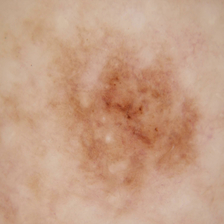
#> input picture data/raw/test/benign/1034.jpg, 224 x 224 px; its folder holds only this picture in this run
$ jupyter execute --allow-errors full.ipynb   (shell and % lines are left out)   (older library calls are emulated)
#> lines starting #> are read from the running program, lines starting #| are printed output that depends on the picture; after the words box and inside, x2 and y2 are one past the last pixel; in counts of white or black regions, pixels touching at a corner belong together
### util.py
import os
from matplotlib import pyplot as plt
import numpy as np
import cv2


# [14 lines left out: function plot_images, not called in this run]


def read_images(folder_path):
#> called with folder_path = 'data/raw/test/benign'
    images_with_names = []
    # Check if the folder exists
    if not os.path.exists(folder_path):
        print(f"The folder '{folder_path}' does not exist.")
    else:
        # Get a list of all files in the folder
        files = os.listdir(folder_path)

        # Iterate through each file in the folder
        for file_name in files:
            # Construct the full path to the image file
            file_path = os.path.join(folder_path, file_name)

            # Check if the file is a valid image file
            if file_name.lower().endswith(('.png', '.jpg', '.jpeg')):
                # Read the image using OpenCV
                image = cv2.imread(file_path)
#> image is the input picture: shape (224, 224, 3); mean B, G, R 133.5, 158.9, 198.3
                images_with_names.append((image, file_name))
            else:
                print(f"Skipping non-image file: {file_name}")
    return images_with_names

### preprocessing.py
import cv2
from util import plot_images
import numpy as np


# Convert the original image to grayscale
def clean_image(original_image, debug=False):
  kernel_size = 5  # You can adjust this parameter based on the level of noise in your image
  median_filter = cv2.medianBlur(original_image, kernel_size)
  gray_image = cv2.cvtColor(median_filter, cv2.COLOR_BGR2GRAY)

  # Kernel for the morphological filtering
  kernel = cv2.getStructuringElement(1,(17,17))

  # Perform the blackHat filtering on the grayscale image to find the  hair countours
  blackhat = cv2.morphologyEx(gray_image, cv2.MORPH_BLACKHAT, kernel)

  # intensify the hair countours in preparation for the inpainting  algorithm
  _,thresh2 = cv2.threshold(blackhat,10,255,cv2.THRESH_BINARY)

  # inpaint the original image depending on the mask
  dst = cv2.inpaint(median_filter,thresh2,1,cv2.INPAINT_TELEA)

  if debug:
    result = [original_image, median_filter, blackhat, thresh2, dst]
    label = ['Gambar Asli', 'Median Filter', 'Blackhat', 'Threshold', 'Hasil']
    plot_images(result, label, 5, 1)

  return dst

def preprocess_image(image, debug=False):
    image_removed_hair = clean_image(image)

    # Convert the image to grayscale
    gray = cv2.cvtColor(image_removed_hair, cv2.COLOR_BGR2GRAY)

    # Otsu's thresholding
    _, binary = cv2.threshold(gray, 0, 255, cv2.THRESH_BINARY + cv2.THRESH_OTSU)


    # Morphological opening to remove small objects
    kernel_opening = np.ones((5, 5), np.uint8)
    binary_opening = cv2.morphologyEx(binary, cv2.MORPH_OPEN, kernel_opening, iterations=1)

    # Smoothen the lesion border using opening and closing operations
    kernel_smoothening = cv2.getStructuringElement(cv2.MORPH_ELLIPSE, (20, 20))
    binary_smooth_opening = cv2.morphologyEx(binary_opening, cv2.MORPH_OPEN, kernel_smoothening, iterations=1)
    binary_smooth_closing = cv2.morphologyEx(binary_smooth_opening, cv2.MORPH_CLOSE, kernel_smoothening, iterations=1)

    # inverse
    inverted_binary_smooth = cv2.bitwise_not(binary_smooth_closing)

    result_image = cv2.bitwise_and(image_removed_hair, image_removed_hair, mask=inverted_binary_smooth)

    if debug:
        result = [image_removed_hair, binary, binary_opening, binary_smooth_opening, binary_smooth_closing, result_image]
        label = ['Gambar Asli', 'Otsu Treshold', 'Opening (Square)', 'Opening (Ellpise)', 'Closing (Ellpise)', 'Hasil']
        plot_images(result, label, 6, 3)

    return result_image

### featureextraction.py
import os
import cv2
import numpy as np
import pandas as pd
from skimage.feature import graycomatrix
from skimage.feature import graycoprops
from scipy.stats import skew, kurtosis, entropy
from skimage.feature import hog
from skimage import exposure
from sklearn.decomposition import PCA
from tqdm import tqdm

# [205 lines left out: functions calculate_texture_features, calculate_rgb_statistic, calculate_hsv_statistic, calculate_lab_statistic, calculate_shape_features, calculate_hog_with_pca, not called in this run]

def get_file_path_with_label(preprocessed_path):
  train_features = pd.DataFrame()
  test_features = pd.DataFrame()

  # [5 lines left out: function hotfix_skin_cancer_type_folder, not called in this run]

  for data_type_folder in os.listdir(preprocessed_path):
      for skin_cancer_type_folder in os.listdir(os.path.join(preprocessed_path, data_type_folder)):
        for image in os.listdir(os.path.join(preprocessed_path, data_type_folder, skin_cancer_type_folder)):
          image_path = os.path.join(preprocessed_path, data_type_folder, skin_cancer_type_folder, image)
          data = {"image_path": image_path, "label": hotfix_skin_cancer_type_folder(skin_cancer_type_folder)}
          if (data_type_folder == "train"):
            train_features = pd.concat([train_features, pd.DataFrame([data])], ignore_index=True)
          else:
            test_features = pd.concat([test_features, pd.DataFrame([data])], ignore_index=True)

  return train_features, test_features

### full.ipynb
[cell 1]
import os
import cv2
from tqdm import tqdm
from util import read_images
from preprocessing import preprocess_image

folders =[]
# iterate over all folder in raw
raw_path = "data/raw"
for data_type_folder in os.listdir(raw_path):
    for skin_cancer_type_folder in os.listdir(os.path.join(raw_path, data_type_folder)):
          folders.append(os.path.join( data_type_folder, skin_cancer_type_folder))

for folder in folders:
  raw_path_folder = os.path.join(raw_path, folder)
  preprocessed_path_folder = os.path.join("data/preprocessed", folder)

  images = read_images(raw_path_folder)
#> images = 1 item
  for i, (image_array, label) in enumerate(tqdm(images)):
      preprocessed_image = preprocess_image(image_array)


      # Save the image
      image_path = os.path.join(preprocessed_path_folder, f"{label}")
      cv2.imwrite(image_path, preprocessed_image)
#> this loop made 1 pass
#> pass 1, in clean_image, `gray_image = cv2.cvtColor(median_filter, cv2.COLOR_BGR2GRAY)`:
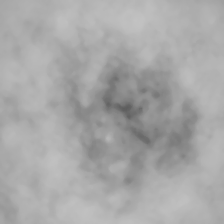
#> gray_image: shape (224, 224); min 94, max 194, mean 167.9
#> pass 1, in clean_image, `blackhat = cv2.morphologyEx(gray_image, cv2.MORPH_BLACKHAT, kernel)`:
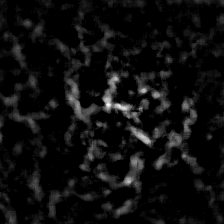
#> blackhat: shape (224, 224); min 0, max 35, mean 2; drawn with min black and max white
#> pass 1, in clean_image, `_,thresh2 = cv2.threshold(blackhat,10,255,cv2.THRESH_BINARY)`:
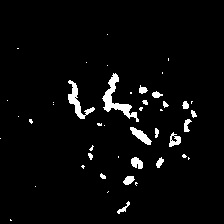
#> thresh2: shape (224, 224); 3.6% white; 45 white regions (27 under 20 px), largest, box (x1, y1, x2, y2) and area: (102, 73, 139, 122) 476, (68, 80, 95, 119) 304, (130, 127, 152, 145) 166
#> pass 2 of the loop `for folder in folders:`:
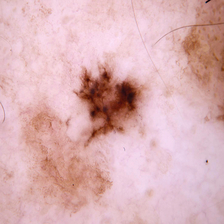
#> input picture data/raw/test/malignant/1003.jpg, 224 x 224 px
#> in read_images, image is the input picture: shape (224, 224, 3); mean B, G, R 181.1, 177.5, 219.1
#> the loop `for i, (image_array, label) in enumerate(tqdm(images)):` made 1 pass
#> pass 1, in clean_image (call 2), `gray_image = cv2.cvtColor(median_filter, cv2.COLOR_BGR2GRAY)`:
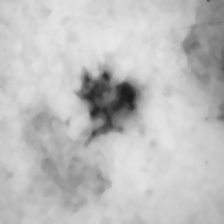
#> gray_image: shape (224, 224); min 25, max 232, mean 190.8
#> pass 1, in clean_image (call 2), `_,thresh2 = cv2.threshold(blackhat,10,255,cv2.THRESH_BINARY)`:
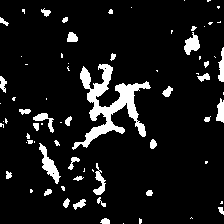
#> thresh2: shape (224, 224); 9.1% white; 74 white regions (41 under 20 px), largest, box (x1, y1, x2, y2) and area: (72, 64, 151, 150) 2039, (39, 143, 61, 184) 313, (184, 32, 200, 55) 211

[cell 2]
# feature extraction
import cv2
import pandas as pd
from tqdm import tqdm

from featureextraction import calculate_hog_with_pca, get_file_path_with_label, calculate_texture_features, calculate_rgb_statistic, calculate_hsv_statistic, calculate_lab_statistic, calculate_shape_features

preprocessed_path = "data/preprocessed/"
#> (the rest of this cell did not finish here and is left out)


def extract_glcm_color_features(image_path: str) -> pd.Series:
    image = cv2.imread(image_path)

    features = []
    features.append(calculate_texture_features(image))
    features.append(calculate_shape_features(image))
    features.append(calculate_rgb_statistic(image))
    features.append(calculate_hsv_statistic(image))
    features.append(calculate_lab_statistic(image))

    combined_features = pd.concat(features, axis=0)
    return pd.Series(combined_features)

tqdm.pandas(desc="Extracting GLCM and Color Features On Test Set")
preprocessed_test = test_features["image_path"].progress_apply(
    lambda x: extract_glcm_color_features(x)
)

test_features = pd.concat(
    [
        test_features,
        preprocessed_test,
        calculate_hog_with_pca(test_features["image_path"])
    ],
    axis=1,
)

tqdm.pandas(desc="Extracting GLCM and Color Features On Train Set")
preprocessed_train = train_features["image_path"].progress_apply(
    lambda x: extract_glcm_color_features(x)
)

train_features = pd.concat(
    [
        train_features,
        preprocessed_train,
        calculate_hog_with_pca(train_features["image_path"])
    ],
    axis=1,
)

# save the features
train_features.to_csv("data/features/train_features.csv", index=False)
test_features.to_csv("data/features/test_features.csv", index=False)
